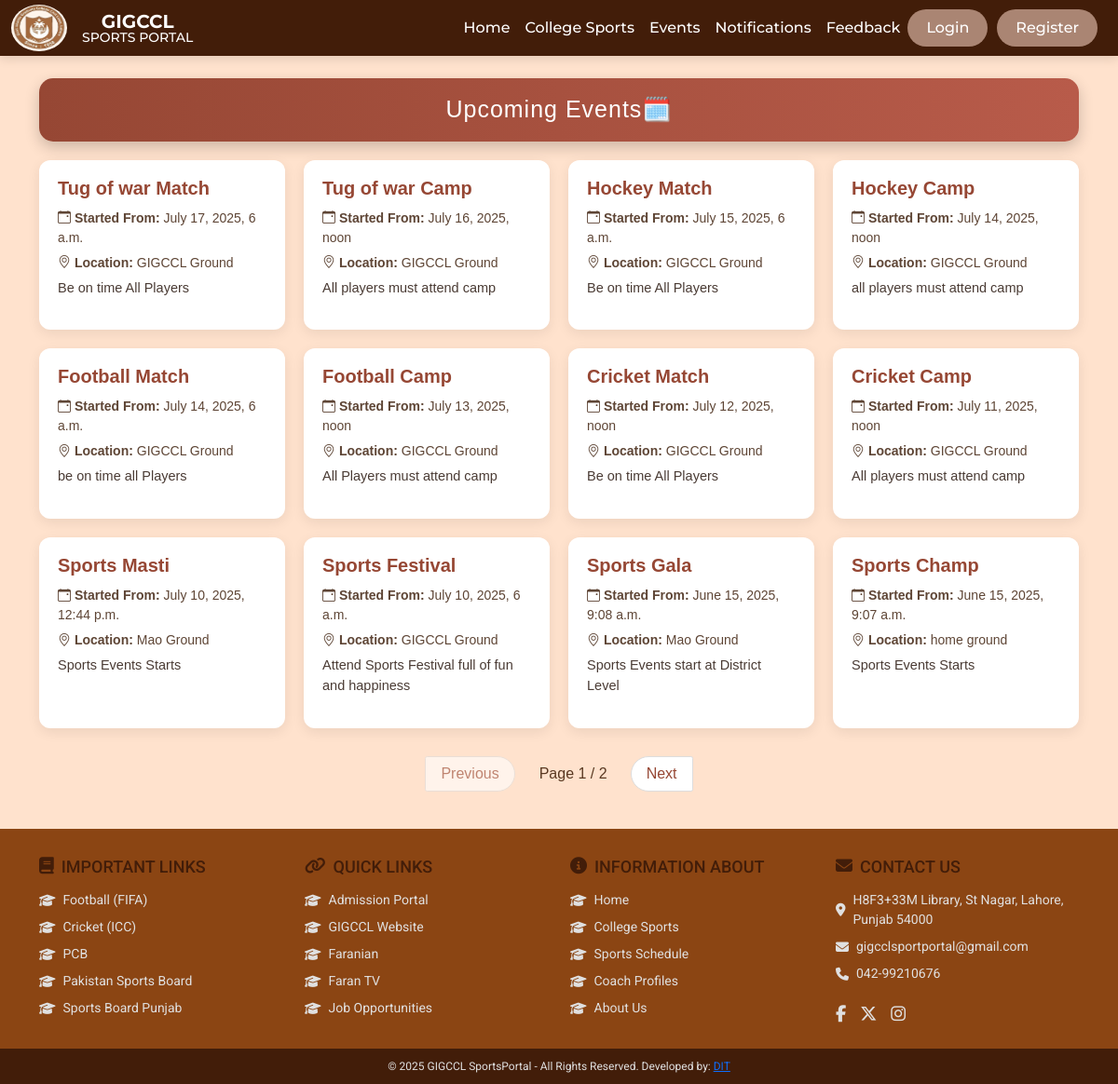
Screenshot of /sports_base/events/ with the database file from the repository.
### sports_base/models.py (models this page shows, shortened)
class Event(models.Model):
    title = models.CharField(max_length=200)
    date = models.DateTimeField(default=timezone.now)
    location = models.CharField(max_length=255)
    description = models.TextField()

### sports_base/views.py (the view)
# urls.py: path("events/", baseviews.events, name="events"),
def events(request):
    event_list = Event.objects.all().order_by('-date')
    paginator = Paginator(event_list, 12)
    page_number = request.GET.get('page')
    page_obj = paginator.get_page(page_number)
    return render(request, 'sports_base/events.html', {'page_obj': page_obj})

### sports_base/templates/sports_base/events.html (shortened to what this page needs)
{% extends 'base.html' %}
{% load static %}
{% block content %}
<link href="https://cdn.jsdelivr.net/npm/aos@2.3.4/dist/aos.css" rel="stylesheet" />
<div class="container py-4">
  <div class="page-header">Upcoming Events🗓️</div>
  <div class="events-list">
    {% for event in page_obj %}
    <div class="event-card" data-aos="fade-up" data-aos-duration="900">
      <h3 class="event-title">{{ event.title }}</h3>
      <p class="event-meta"><i class="bi bi-calendar-event"></i> <strong>Started From:</strong> {{ event.date }}</p>
      <p class="event-meta"><i class="bi bi-geo-alt"></i> <strong>Location:</strong> {{ event.location }}</p>
      <p class="event-description">{{ event.description }}</p>
    </div>
    {% empty %}
    <p class="text-center mt-4">No upcoming events available.</p>
    {% endfor %}
  </div>
  {% if page_obj.has_other_pages %}
  <div class="pagination-container">
    <nav aria-label="Events Page Navigation">
      <ul class="pagination">
        <li class="page-item {% if not page_obj.has_previous %}disabled{% endif %}">
          <a class="page-link" href="{% if page_obj.has_previous %}?page={{ page_obj.previous_page_number }}{% else %}#{% endif %}">Previous</a>
        </li>
        <li class="page-indicator">
          Page {{ page_obj.number }} / {{ page_obj.paginator.num_pages }}
        </li>
        <li class="page-item {% if not page_obj.has_next %}disabled{% endif %}">
          <a class="page-link" href="{% if page_obj.has_next %}?page={{ page_obj.next_page_number }}{% else %}#{% endif %}">Next</a>
        </li>
      </ul>
    </nav>
  </div>
  {% endif %}
</div>
{% endblock content %}

### rows the page displays
Event: title "Tug of war Match", date "July 17, 2025, 6 a.m.", location "GIGCCL Ground", description "Be on time All Players"
Event: title "Tug of war Camp", date "July 16, 2025, noon", location "GIGCCL Ground", description "All players must attend camp"
Event: title "Hockey Match", date "July 15, 2025, 6 a.m.", location "GIGCCL Ground", description "Be on time All Players"
Event: title "Hockey Camp", date "July 14, 2025, noon", location "GIGCCL Ground", description "all players must attend camp"
Event: title "Football Match", date "July 14, 2025, 6 a.m.", location "GIGCCL Ground", description "be on time all Players"
Event: title "Football Camp", date "July 13, 2025, noon", location "GIGCCL Ground", description "All Players must attend camp"
Event: title "Cricket Match", date "July 12, 2025, noon", location "GIGCCL Ground", description "Be on time All Players"
Event: title "Cricket Camp", date "July 11, 2025, noon", location "GIGCCL Ground", description "All players must attend camp"
Event: title "Sports Masti", date "July 10, 2025, 12:44 p.m.", location "Mao Ground", description "Sports Events Starts"
Event: title "Sports Festival", date "July 10, 2025, 6 a.m.", location "GIGCCL Ground", description "Attend Sports Festival full of fun and happiness"
Event: title "Sports Gala", date "June 15, 2025, 9:08 a.m.", location "Mao Ground", description "Sports Events start at District Level"
Event: title "Sports Champ", date "June 15, 2025, 9:07 a.m.", location "home ground", description "Sports Events Starts"

### other values shown
{{ page_obj.number }} "1"
{{ page_obj.paginator.num_pages }} "2"
